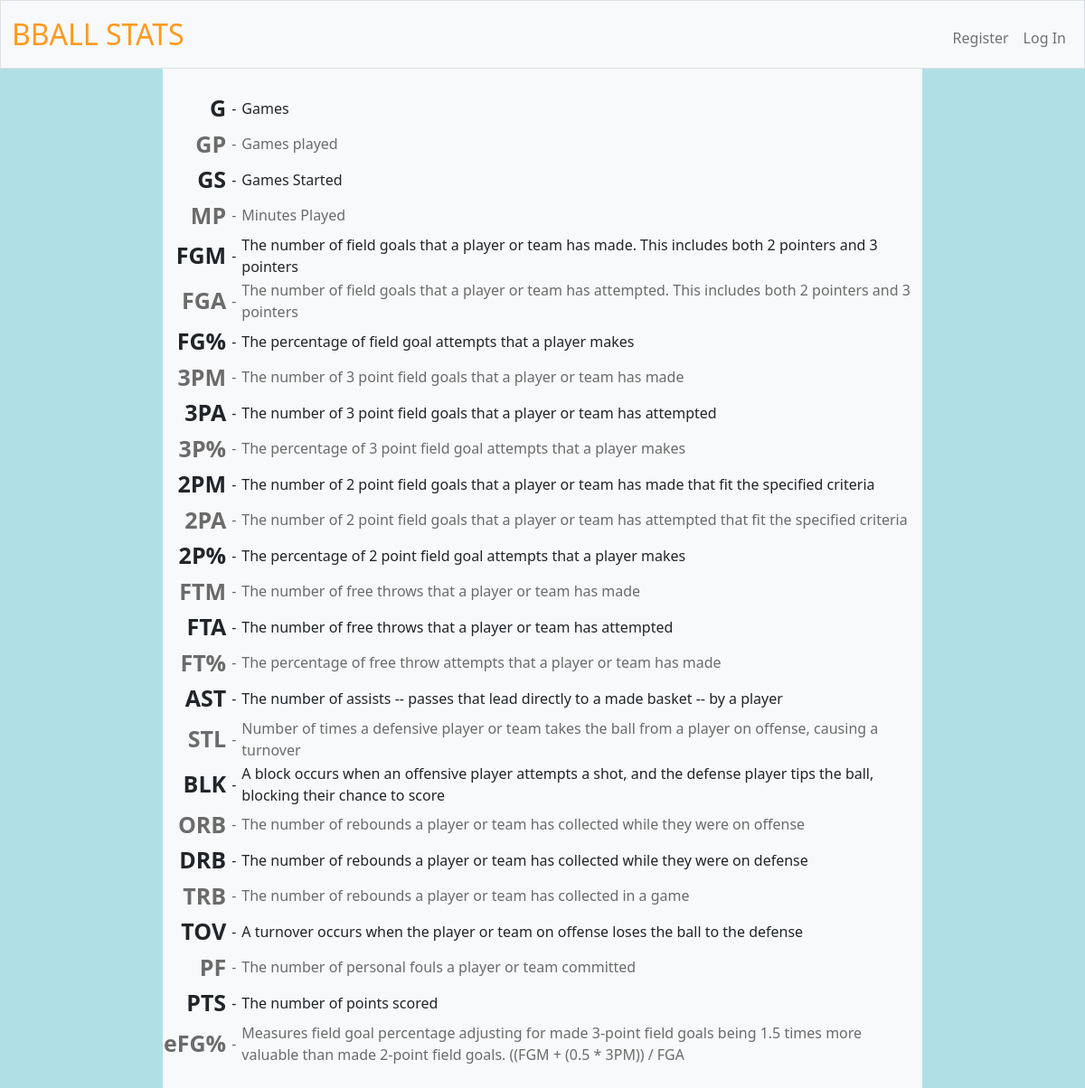
The page /glossary on the database its author committed.
### tables this page shows
CREATE TABLE 'glossary' ('id', 'Acroynm', 'Meaning');

### app.py (the view)
@app.route("/glossary")
def glossary():
    acroynm = db.execute("SELECT * FROM glossary")
    return render_template("glossary.html", acroynm=acroynm)

### templates/glossary.html (shortened to what this page needs)
{% extends "layout.html" %}
{% block main  %}
<div id="primary" style="background-color:powderblue";>
</div>
<div class ="bg-light" id="content">
    <br>
     <table style="margin:auto; table-layout:fixed; text-align:left;" >
     {% for a in acroynm %}
    <tr><td style=" text-align:right; font-weight:bold; font-size:25px">{{a["Acroynm"]}}</td> <td style="padding:5px;"> - </td> <td> {{a["Meaning"]}}</td></tr>
    {% endfor %}
</table>
<br>
</div>
    <div id="secondary" style="background-color:powderblue";>
    </div>
{% endblock  %}

### static/styles.css (style rules this page uses)
#primary { float: left; width: 15%; background-color:red; min-height:1000px; }
#content { float: left; width: 70%; min-height:1000px; }
#secondary { float: left; width: 15%; background-color:red; min-height:1000px; }

### templates/glossary.html (style rules this page uses)
tr:nth-child(even) { color:#6B6B6B; }

### rows shown on the page
glossary: Acroynm "G", Meaning "Games"
glossary: Acroynm "GP", Meaning "Games played"
glossary: Acroynm "GS", Meaning "Games Started"
glossary: Acroynm "MP", Meaning "Minutes Played"
glossary: Acroynm "FGM", Meaning "The number of field goals that a player or team has made. This includes both 2 pointers and 3 pointers"
glossary: Acroynm "FGA", Meaning "The number of field goals that a player or team has attempted. This includes both 2 pointers and 3 pointers"
glossary: Acroynm "FG%", Meaning "The percentage of field goal attempts that a player makes"
glossary: Acroynm "3PM", Meaning "The number of 3 point field goals that a player or team has made"
glossary: Acroynm "3PA", Meaning "The number of 3 point field goals that a player or team has attempted"
glossary: Acroynm "3P%", Meaning "The percentage of 3 point field goal attempts that a player makes"
glossary: Acroynm "2PM", Meaning "The number of 2 point field goals that a player or team has made that fit the specified criteria"
glossary: Acroynm "2PA", Meaning "The number of 2 point field goals that a player or team has attempted that fit the specified criteria"
glossary: Acroynm "2P%", Meaning "The percentage of 2 point field goal attempts that a player makes"
glossary: Acroynm "FTM", Meaning "The number of free throws that a player or team has made"
glossary: Acroynm "FTA", Meaning "The number of free throws that a player or team has attempted"
glossary: Acroynm "FT%", Meaning "The percentage of free throw attempts that a player or team has made"
glossary: Acroynm "AST", Meaning "The number of assists -- passes that lead directly to a made basket -- by a player"
glossary: Acroynm "STL", Meaning "Number of times a defensive player or team takes the ball from a player on offense, causing a turnover"
glossary: Acroynm "BLK", Meaning "A block occurs when an offensive player attempts a shot, and the defense player tips the ball, blocking their chance to score"
glossary: Acroynm "ORB", Meaning "The number of rebounds a player or team has collected while they were on offense"
glossary: Acroynm "DRB", Meaning "The number of rebounds a player or team has collected while they were on defense"
glossary: Acroynm "TRB", Meaning "The number of rebounds a player or team has collected in a game"
glossary: Acroynm "TOV", Meaning "A turnover occurs when the player or team on offense loses the ball to the defense"
glossary: Acroynm "PF", Meaning "The number of personal fouls a player or team committed"
glossary: Acroynm "PTS", Meaning "The number of points scored"
glossary: Acroynm "eFG%", Meaning "Measures field goal percentage adjusting for made 3-point field goals being 1.5 times more valuable than made 2-point field goals. ((FGM + (0.5 * 3PM)) / FGA"
